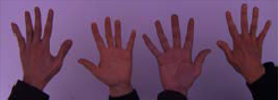
#> input picture Material_TPs/TP1/white_patch/test_blue.png, 278 x 100 px
$ jupyter execute tp1-1.2.ipynb
#> lines starting #> are read from the running program, lines starting #| are printed output that depends on the picture
# 2. Implementar el algoritmo White Patch para librarnos de las diferencias de color de iluminación.

[cell 1]
import numpy as np

def white_patch(img):
    # Convertir la imagen a float32
    img = img.astype(np.float32)

    # Encontrar el valor máximo en cada canal de color
    max_color = np.max(img, axis=(0, 1))

    # Dividir cada canal de color por su valor máximo
    img = img / max_color

    return img

[cell 2]
import cv2

image_path = './white_patch/test_blue.png'
img = cv2.imread(image_path)
#> img is the input picture: shape (100, 278, 3); mean B, G, R 100.7, 69.5, 103
img = cv2.cvtColor(img, cv2.COLOR_BGR2RGB)

corrected_img = white_patch(img)
#> in white_patch, `max_color = np.max(img, axis=(0, 1))`: max_color = [165, 138, 200]
#> in white_patch, `img = img / max_color`:
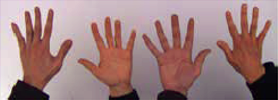
#> img: shape (100, 278, 3) float32; mean R, G, B 0.624, 0.503, 0.503

[cell 3]
# Mostrar la imagen de las coordenadas cromáticas
import matplotlib.pyplot as plt

# Normalizar los valores al rango 0-255 para mostrar la imagen
normalized_img = (corrected_img * 255).astype(np.uint8)

plt.imshow(cv2.cvtColor(img, cv2.COLOR_BGR2RGB))
plt.show()

plt.imshow(cv2.cvtColor(normalized_img, cv2.COLOR_BGR2RGB))
plt.show()
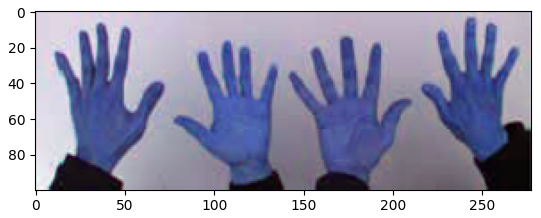
#> figure drawn by matplotlib, 1 panel; B, G, R data is drawn as R, G, B
